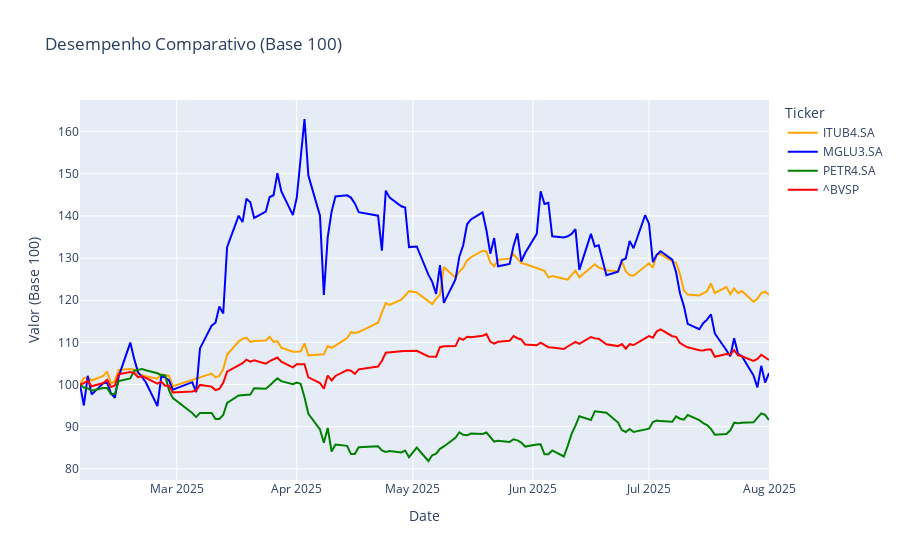

Notebook source saved alongside this figure:
### Code cell
precos_normalizados = (precos / precos.iloc[0]) * 100
fig_precos_normalizados = px.line(precos_normalizados, title='Desempenho Comparativo (Base 100)',
                                    labels={'value': 'Valor (Base 100)', 'variable': 'Ativo'},
                                    color_discrete_map=color_map)
fig_precos_normalizados.show()
